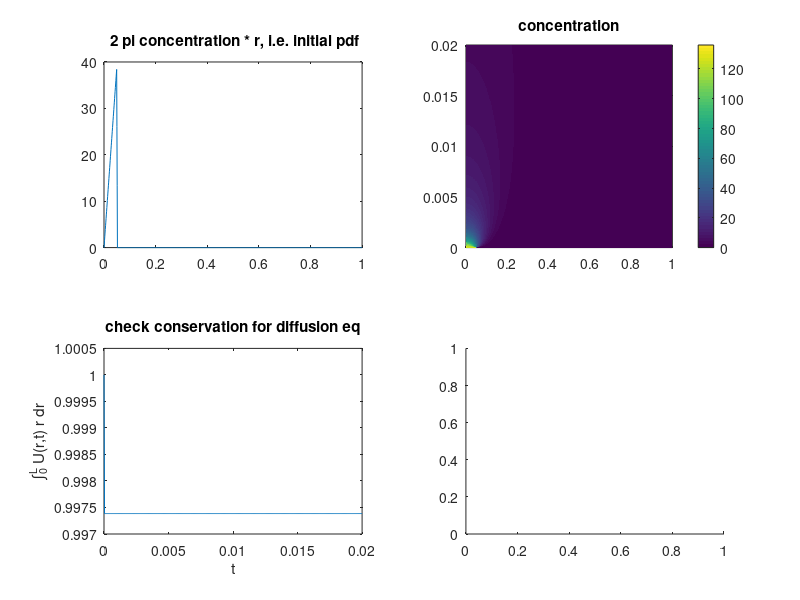

The MATLAB script that drew this image: (Note: this script raises an error after producing the figure.)
clear all

Nr=1000;
Nt=500;

r=linspace(0,1,Nr);
t=linspace(0,0.02,Nt);

sig=sqrt(1/1000/2);

[R T]=ndgrid(r,t);

dr=r(2)-r(1);
dt=t(2)-t(1);

Nsamp=5000;

a=dt/dr^2;
b=dt/dr;

U=zeros(Nr,Nt);

U(:,1)=(20*r<1)*20; % step function
U(:,1)=filter(ones(3,1)/3,1,U(:,1));  % moving average filter
U(:,1)=U(:,1)/(sum(U(:,1).*r')*2*pi*dr);

figure(1);clf;
subplot(2,2,1);plot(r,U(:,1).*r'*2*pi);title(' 2 pi concentration * r, i.e. initial pdf');

e = ones(Nr,1);
A = spdiags([-a/2*e+b/4./[r(2:end) 1]' , (1+a)*e , -a/2*e-b/4./[1 r(1:end-1)]'], -1:1, Nr, Nr);
B = spdiags([ a/2*e-b/4./[r(2:end) 1]' , (1-a)*e ,  a/2*e+b/4./[1 r(1:end-1)]'], -1:1, Nr, Nr);
A(1,1)  =1; A(1,2)    =-1;
A(Nr,Nr)=1; A(Nr,Nr-1)=-1;
B(1,1)  =0; B(1,2)    =0;
B(Nr,Nr)=0; B(Nr,Nr-1)=0;

for k=1:Nt-1
    U(:,k+1)=A\(B*U(:,k));
end

subplot(2,2,2);pcolor(R,T,U);shading flat;colorbar;title('concentration');

subplot(2,2,3);plot(t,sum(U.*R,1)*dr*2*pi);xlabel('t');ylabel('\int_{0}^{L} U(r,t) r dr','interpreter','tex');title('check conservation for diffusion eq');


rp=zeros(Nt,Nsamp);
thp=zeros(Nt,Nsamp);

rp(1,:) =sqrt(rand([1,Nsamp]))/20; % produce uniform concentration in 
                                   % [0,0.05] (1/sqrt(2*x) is inverse of CDF
                                   % of p(x)=x)
thp(1,:)=2*pi*rand([1,Nsamp]);

figure(1);
subplot(2,2,4);h=histogram(rp(1,:),'Normalization','pdf');xlim([0 1]);title('simulation initial pdf');

xp(1,:)=rp(1,:).*cos(thp(1,:));
yp(1,:)=rp(1,:).*sin(thp(1,:));


for s=1:Nsamp
    for nt=1:Nt-1
        xp(nt+1,s)=xp(nt,s)+sqrt(2*dt)*randn;
        yp(nt+1,s)=yp(nt,s)+sqrt(2*dt)*randn;
%        [thp(nt+1,s),rp(nt+1,s)]=cart2pol(xp(nt+1,s),yp(nt+1,s));
    end
end

figure(4);clf;hold on;
plot(xp(:),yp(:),'.');

[thp,rp]=cart2pol(xp,yp);

nt=floor(Nt/8);

figure(2);clf;

subplot(1,3,1);plot(r,2*pi*U(:,nt).*r');title('2 pi * concentration * r, i.e. pdf');

subplot(1,3,2);h=histogram(rp(nt,:),'Normalization','pdf');xlim([0,1]);title('Brownian simulation pdf');

subplot(1,3,3);plot(xp(nt,:),yp(nt,:),'.');title('Brownian simulation (x,y)');


nt=floor(Nt/4);

figure(3);clf;

subplot(1,3,1);plot(r,2*pi*U(:,nt).*r');title('2 pi * concentration * r, i.e. pdf');

subplot(1,3,2);h=histogram(rp(nt,:),'Normalization','pdf');xlim([0,1]);title('Brownian simulation pdf');

subplot(1,3,3);plot(xp(nt,:),yp(nt,:),'.');title('Brownian simulation (x,y)');
